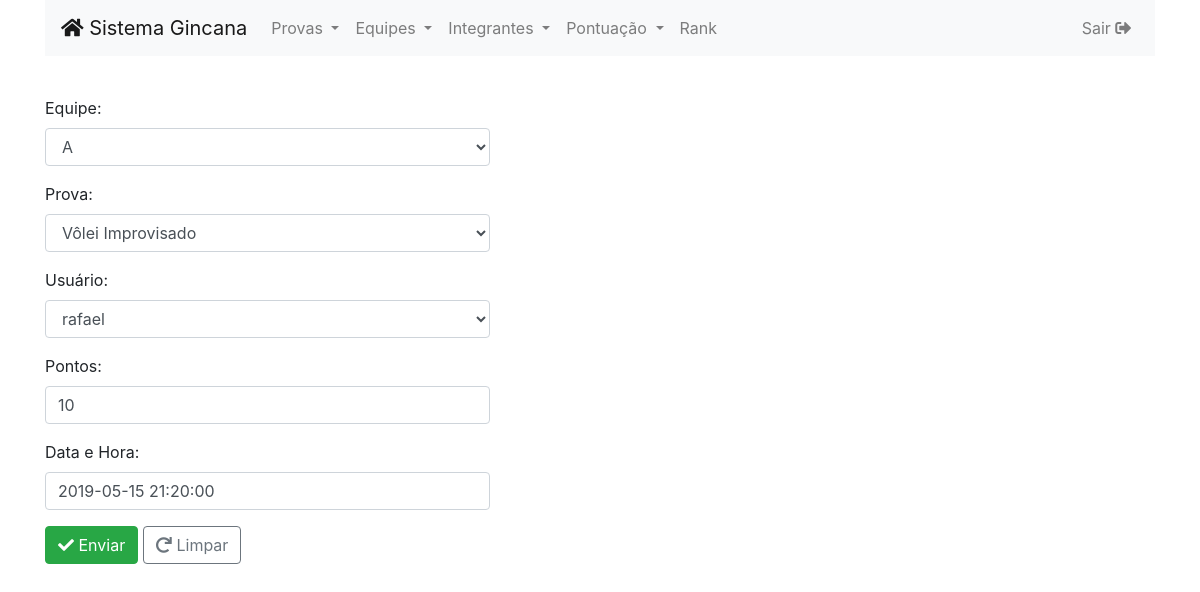
/Pontuacao/alterar/4, run on the app's committed database.
### tables this page shows
CREATE TABLE IF NOT EXISTS `pontuacao` (
  `id` int(11) NOT NULL AUTO_INCREMENT,
  `id_equipe` int(11) NOT NULL,
  `id_prova` int(11) NOT NULL,
  `id_usuario` int(11) DEFAULT NULL,
  `pontos` float NOT NULL,
  `data_hora` datetime DEFAULT NULL,
  PRIMARY KEY (`id`),
  KEY `FK_pontuacao_equipe` (`id_equipe`),
  KEY `FK_pontuacao_prova` (`id_prova`),
  KEY `FK_pontuacao_usuario` (`id_usuario`),
  CONSTRAINT `FK_pontuacao_equipe` FOREIGN KEY (`id_equipe`) REFERENCES `equipe` (`id`),
  CONSTRAINT `FK_pontuacao_prova` FOREIGN KEY (`id_prova`) REFERENCES `prova` (`id`),
  CONSTRAINT `FK_pontuacao_usuario` FOREIGN KEY (`id_usuario`) REFERENCES `usuario1` (`id`)
);

CREATE TABLE IF NOT EXISTS `equipe` (
  `id` int(11) NOT NULL AUTO_INCREMENT,
  `nome` varchar(200) NOT NULL,
  PRIMARY KEY (`id`)
);

CREATE TABLE IF NOT EXISTS `prova` (
  `id` int(11) NOT NULL AUTO_INCREMENT,
  `nome` varchar(35) NOT NULL,
  `tempo` time NOT NULL,
  `descricao` text,
  `NmIntegrantes` int(2) DEFAULT NULL,
  PRIMARY KEY (`id`)
);

CREATE TABLE IF NOT EXISTS `usuario1` (
  `id` int(11) NOT NULL AUTO_INCREMENT,
  `nome` varchar(50) NOT NULL DEFAULT '0',
  `email` varchar(200) NOT NULL DEFAULT '0',
  `senha` varchar(80) NOT NULL DEFAULT '0',
  PRIMARY KEY (`id`)
);

### application/controllers/Pontuacao.php (called while the page is built, shortened)
<?php
class Pontuacao extends CI_Controller {
    public function __construct() {
        $this->load->model('Pontuacao_model');
        $this->load->model('Equipe_model');
        $this->load->model('Usuario_model');
        $this->load->model('Prova_model');
    }
    public function alterar($id) {
        if ($id > 0) {
            $this->form_validation->set_rules('id_equipe', 'id_equipe', 'required');
            $this->form_validation->set_rules('id_prova', 'id_prova', 'required');
            $this->form_validation->set_rules('id_usuario', 'id_usuario', 'required');
            $this->form_validation->set_rules('pontos', 'pontos', 'required');
            $this->form_validation->set_rules('data_hora', 'data_hora', 'required');
            if ($this->form_validation->run() === false) {
                $pt['pontuacao'] = $this->Pontuacao_model->getOne($id);
                $pt['equipe'] = $this->Equipe_model->getAll();
                $pt['usuario'] = $this->Usuario_model->getAll();
                $pt['prova'] = $this->Prova_model->getAll();
                $pt['data_hora'] = $this->Pontuacao_model->getOne($id);
                $this->load->view('Header');
                $this->load->view('FormPontuacao', $pt);
                $this->load->view('Footer');
            }
        } else {
            redirect('pontuacao/listar');
        }
    }
}

### index.php (called while the page is built, shortened)
<?php
require_once BASEPATH.'core/CodeIgniter.php';

### application/models/Pontuacao_model.php (called while the page is built, shortened)
<?php
class Pontuacao_model extends CI_Model {
    public function getOne($id) {
        $this->db->where('id', $id);
        $query = $this->db->get('pontuacao');
        return $query->row(0);
    }
}

### application/models/Equipe_model.php (called while the page is built, shortened)
<?php
class Equipe_model extends CI_Model {
    public function getAll() {
        $query = $this->db->get('equipe');
        return $query->result();
    }
}

### application/models/Prova_model.php (called while the page is built, shortened)
<?php
class Prova_model extends CI_Model {
    public function getAll() {
        $query = $this->db->get('prova');
        return $query->result();
    }
}

### application/models/Usuario_model.php (called while the page is built, shortened)
<?php
class Usuario_model extends CI_Model {
    public function getAll() {
        $query = $this->db->get('usuario1');
        return $query->result();
    }
}

### application/views/FormPontuacao.php (the view, shortened to what this page needs)
<div class="container mt-3">
    <div class="row">
        <div class="col-md-5 col-xs-12">
            <form action = "" method = "post">
                <div class="form-group">
                    <label for = "equipe"> Equipe:</label>
                    <select name="id_equipe" id="id_equipe" class="form-control">
                        <?php
                        foreach ($equipe as $ep) {
                            echo ' <option ' . (isset($pontuacao) ? ($pontuacao->id_equipe == $ep->id ? ' selected ' : NULL) : NULL) . ' value="' . $ep->id . '">' . $ep->nome . '</option>';
                        }
                        ?>
                    </select>
                </div>
                <div class="form-group">
                    <label for = "prova"> Prova:</label>
                    <select name="id_prova" id="id_prova" class="form-control">
                        <?php
                        foreach ($prova as $p) {
                            echo ' <option ' . (isset($pontuacao) ? ($pontuacao->id_prova == $p->id ? ' selected ' : NULL) : NULL) . ' value="' . $p->id . '">' . $p->nome . '</option>';
                        }
                        ?>
                    </select>
                </div>
                <div class="form-group">
                    <label for = "usuario"> Usuário:</label>
                    <select name="id_usuario" id="usuario" class="form-control">
                        <?php
                        foreach ($usuario as $u) {
                            echo ' <option ' . (isset($pontuacao) ? ($pontuacao->id_usuario == $u->id ? ' selected ' : NULL) : NULL) . ' value="' . $u->id . '">' . $u->nome . '</option>';
                        }
                        ?>
                    </select>
                </div>
                <div class="form-group">
                    <label for="pontos"> Pontos:</label>
                    <input type="text" name="pontos" class="form-control" id="pontos" value="<?= (isset($pontuacao->pontos)) ? $pontuacao->pontos : ''; ?>">
                </div>
                <div class="form-group">
                    <label for="data_hora"> Data e Hora:</label>
                    <input type="datetime" name="data_hora" class="form-control" id="data_hora" value="<?= (isset($pontuacao->data_hora)) ? $pontuacao->data_hora : ''; ?>">
                </div>
                <button type="submit" class="btn btn-success"><i class="fas fa-check"></i> Enviar</button>
                <button type="reset" class="btn btn-outline-secondary"><i class="fas fa-redo"></i> Limpar</button>
            </form>
        </div>
    </div>
</div>

### data on the page
pontuacao: id_equipe "A", id_prova "Vôlei Improvisado", id_usuario "rafael", pontos "10", data_hora "2019-05-15 21:20:00"
